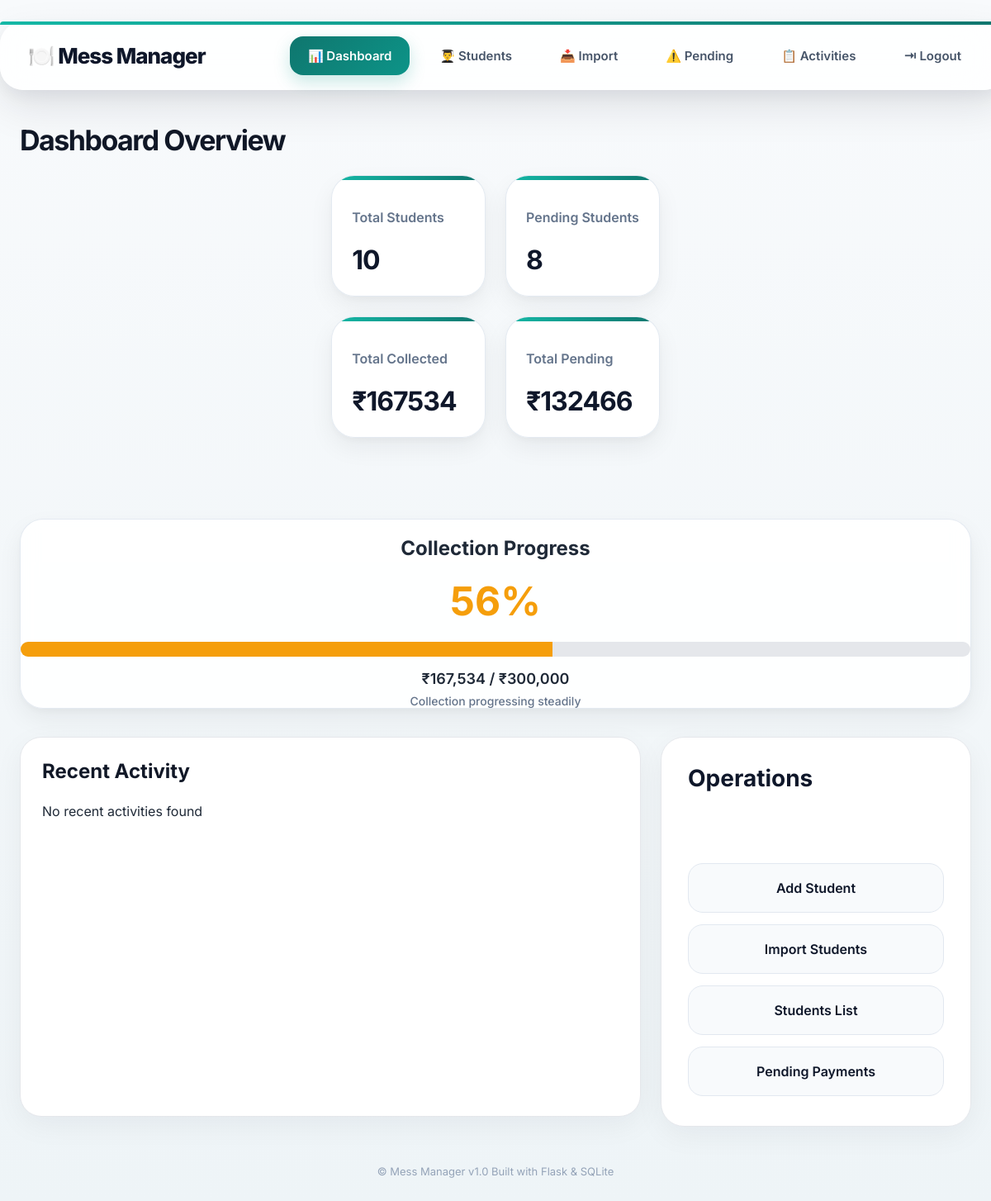
The page / (signed in) on the database as committed earlier.
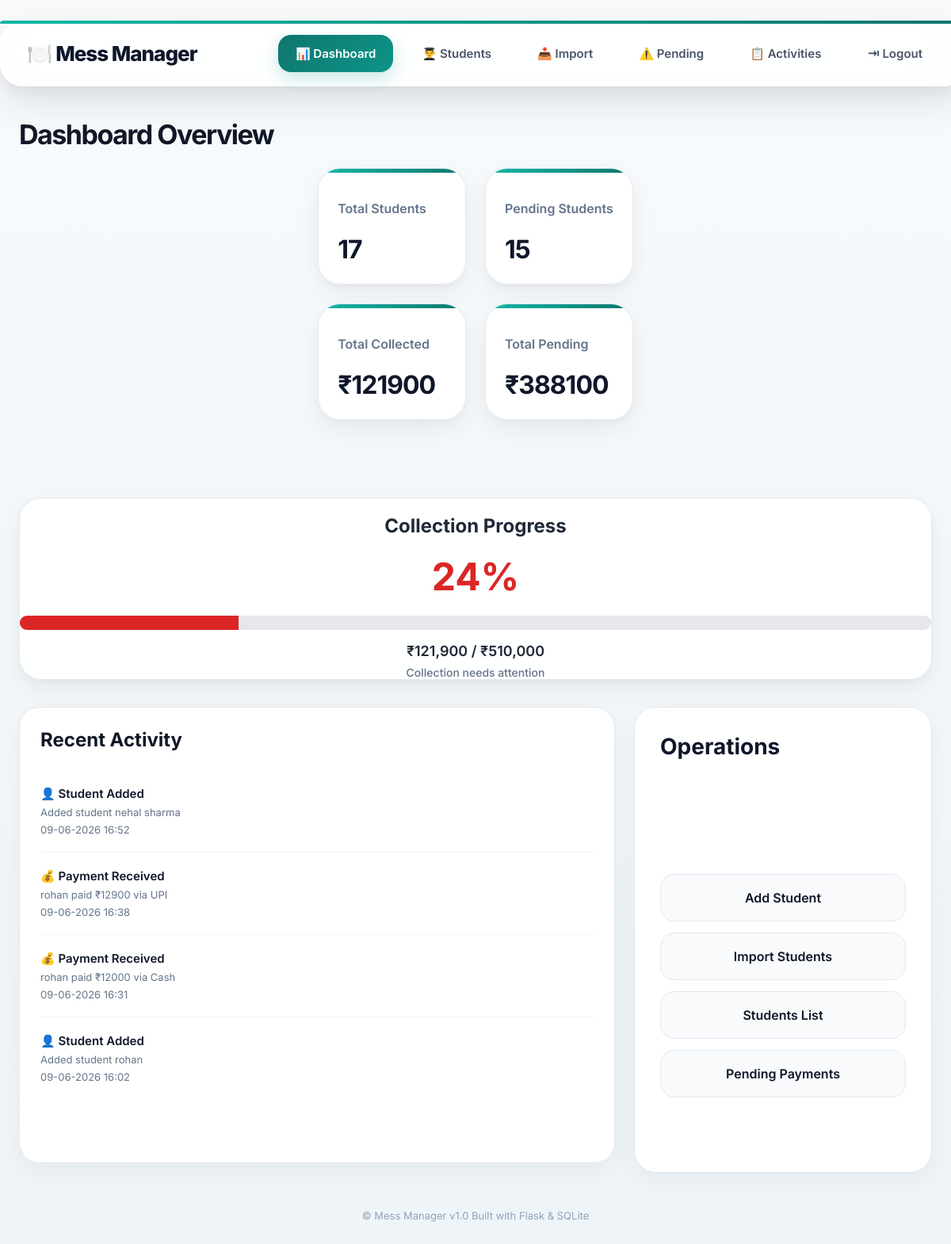
The same page on the database as committed later.
### tables this page shows
CREATE TABLE activities (

        id INTEGER PRIMARY KEY AUTOINCREMENT,

        admin_id INTEGER NOT NULL,

        activity_type TEXT NOT NULL,

        description TEXT NOT NULL,

        created_at TEXT NOT NULL

    );

### app.py (the view)
@app.route('/')
@login_required
def home():
    conn = connect_db()
    admin_id = session['admin_id']
    total_students = conn.execute(
        "SELECT COUNT(*) FROM students WHERE admin_id = ?"
    ,
    (admin_id,)
    ).fetchone()[0]
    total_collected = conn.execute(
        "SELECT SUM(received_amount) FROM students WHERE admin_id = ?"
    ,
    (admin_id,)
    ).fetchone()[0]
    recent_activities = conn.execute(
        """

        SELECT
            activity_type,
            description,
            created_at

        FROM activities

        WHERE admin_id = ?

        ORDER BY id DESC

        LIMIT 5

        """,
        (admin_id,)
    ).fetchall()
    print("ACTIVITIES:", len(recent_activities))
    for activity in recent_activities:
        print(dict(activity))
    total_pending = conn.execute(
        """

        SELECT SUM(total_fees - received_amount)

        FROM students

        WHERE admin_id = ?

        """,
        (admin_id,)
    ).fetchone()[0]
    pending_students = conn.execute(
        """

        SELECT COUNT(*)

        FROM students

        WHERE admin_id = ?

        AND (total_fees - received_amount) > 0

        """,
        (admin_id,)
    ).fetchone()[0]
    total_fees = conn.execute(
        """

        SELECT SUM(total_fees)

        FROM students

        WHERE admin_id = ?

        """,
        (admin_id,)
    ).fetchone()[0]
    if total_fees is None:
        total_fees = 0
    conn.close()
    if total_collected is None:
        total_collected = 0
    if total_pending is None:
        total_pending = 0
    if total_fees > 0:
        collection_percentage = round(
            (total_collected / total_fees) * 100
        )
    else:
        collection_percentage = 0
    if collection_percentage < 30:
        progress_color = "#dc2626"   # Red
    elif collection_percentage < 70:
        progress_color = "#f59e0b"   # Orange
    else:
        progress_color = "#16a34a"   # Green
    return render_template(
        "home.html",
        total_students=total_students,
        total_collected=total_collected,
        total_pending=total_pending,
        pending_students=pending_students,
        recent_activities=recent_activities,
        collection_percentage=collection_percentage,
        total_fees=total_fees,
        progress_color=progress_color
    )

### app.py (called while the page is built)
def connect_db():
    conn = sqlite3.connect('database.db')
    conn.execute("PRAGMA foreign_keys = ON")
    conn.row_factory = sqlite3.Row
    return conn

def login_required(func):
    @wraps(func)
    def wrapper(*args, **kwargs):
        if not session.get('admin_logged_in'):
            return redirect('/login')
        return func(*args, **kwargs)
    return wrapper

### templates/home.html (shortened to what this page needs)
{% extends "base.html" %}
{% block content %}
<div class="dashboard-container">
    <div class="dashboard-layout">
        <h1 class="dashboard-title page-title">
            Dashboard Overview
        </h1>
        <div class="dashboard-cards">
            <div class="dashboard-card ui-card">
                <h3>Total Students</h3>
                <p>{{ total_students }}</p>
            </div>
            <div class="dashboard-card ui-card">
                <h3>Pending Students</h3>
                <p>{{ pending_students }}</p>
            </div>
            <div class="dashboard-card ui-card">
                <h3>Total Collected</h3>
                <p>₹{{ total_collected }}</p>
            </div>
            <div class="dashboard-card ui-card">
                <h3>Total Pending</h3>
                <p>₹{{ total_pending }}</p>
            </div>
        </div>
    </div>
    <div class="progress-card ui-card">
        <h2>
            Collection Progress
        </h2>
        <div class="progress-percentage" style="color: {{ progress_color }}">
            {{ collection_percentage }}%
        </div>
        <div class="progress-bar">
            <div class="progress-fill" style="
            width: {{ collection_percentage }}%;
            background: {{ progress_color }};
        "></div>
        </div>
        <div class="progress-details">
            ₹{{ "{:,.0f}".format(total_collected) }}
            /
            ₹{{ "{:,.0f}".format(total_fees) }}
        </div>
        <div class="progress-remaining">
            {% if collection_percentage < 30 %} Collection needs attention {% elif collection_percentage < 70 %}
                Collection progressing steadily {% else %} Collection on track {% endif %} </div>
        </div>
        <div class="dashboard-middle">
            <div class="recent-payments ui-card">
                <h2>Recent Activity</h2>
                {% if recent_activities %}
                {% for activity in recent_activities %}
                <div class="payment-item">
                    <div class="payment-left">
                        <div class="student-payment-name">
                            {% if activity['activity_type'] == 'Payment' %}
                            💰 Payment Received
                            {% elif activity['activity_type'] == 'Student' %}
                            👤 Student Added
                            {% elif activity['activity_type'] == 'Import' %}
                            📥 CSV Import
                            {% else %}
                            📌 Activity
                            {% endif %}
                        </div>
                        <div class="payment-date">
                            {{ activity['description'] }}
                        </div>
                        <div class="payment-date">
                            {{ activity['created_at'] }}
                        </div>
                    </div>
                </div>
                {% endfor %}
                {% else %}
                <p>No recent activities found </p>
                {% endif %}
            </div>
            <div class="quick-actions ui-card">
                <h2>Operations</h2>
                <div class="action-list">
                    <a href="/add_student" class="action-card">
                        Add Student
                    </a>
                    <a href="/import_students" class="action-card">
                        Import Students
                    </a>
                    <a href="/student_list" class="action-card">
                        Students List
                    </a>
                    <a href="/pending_payments" class="action-card">
                        Pending Payments
                    </a>
                </div>
            </div>
        </div>
    </div>
    {% endblock %}

### templates/base.html (shortened to what this page needs)
<!DOCTYPE html>
<html>
<head>
    <link rel="stylesheet" href="{{ url_for('static', filename='style.css') }}">
</head>
<body>
    {% if session.get('admin_logged_in') %}
    <div class="topbar">
        <div class="logo">
            🍽️ Mess Manager
        </div>
        <div class="nav-links">
            <a href="/" class="{% if request.path == '/' %}active{% endif %}">
                📊 Dashboard
            </a>
            <a href="/student_list" class="{% if request.path == '/student_list' %}active{% endif %}">
                👨‍🎓 Students
            </a>
            <a href="/import_students" class="{% if request.path == '/import_students' %}active{% endif %}">
                📥 Import
            </a>
            <a href="/pending_payments" class="{% if request.path == '/pending_payments' %}active{% endif %}">
                ⚠️ Pending
            </a>
            <a href="/activities" class="nav-link">
                📋 Activities
            </a>
            <a href="/logout">
                ⇥ Logout
            </a>
        </div>
    </div>
    {% endif %}
    <div class="page-content">
        {% block content %}
        {% endblock %}
    </div>
    <footer class="app-footer">
        © Mess Manager v1.0
        Built with Flask & SQLite
    </footer>
</body>
</html>

Rows that differ between the two databases and show on the page:
added activities: activity_type "👤 Student Added", description "Added student nehal sharma", created_at "09-06-2026 16:52"
added activities: activity_type "💰 Payment Received", description "rohan paid ₹12900 via UPI", created_at "09-06-2026 16:38"
added activities: activity_type "💰 Payment Received", description "rohan paid ₹12000 via Cash", created_at "09-06-2026 16:31"
added activities: activity_type "👤 Student Added", description "Added student rohan", created_at "09-06-2026 16:02"
Other text that changed with them:
{{ total_students }}: "10" → "17"
{{ pending_students }}: "8" → "15"
{{ total_collected }}: "167534" → "121900"
{{ total_pending }}: "132466" → "388100"
{{ collection_percentage }}: "56" → "24"
{{ collection_percentage }}: 56 → 24 (drawn)
{{ "{:,.0f}".format(total_collected) }}: "167,534" → "121,900"
{{ "{:,.0f}".format(total_fees) }}: "300,000" → "510,000"
text no longer shown: "Collection progressing steadily No recent activities found"
text now shown: "Collection needs attention"
